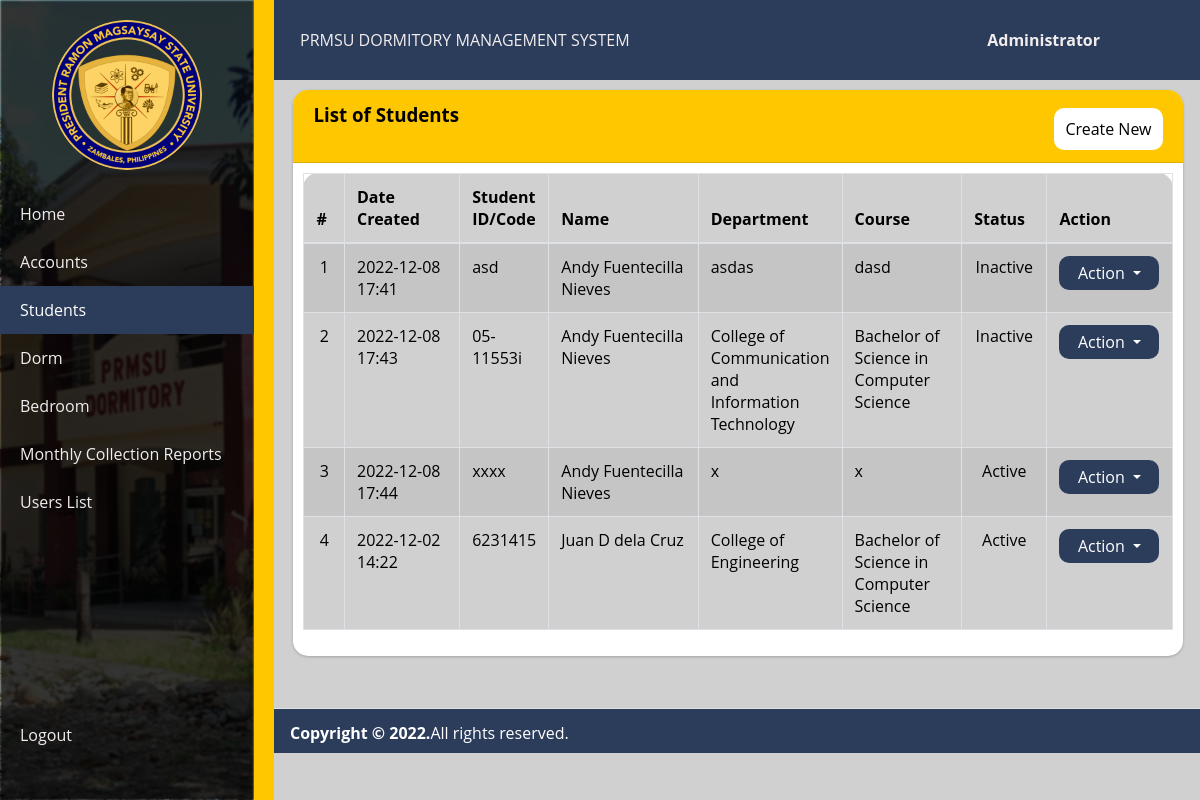
The page /admin/student.php on the database its author committed.
### tables this page shows
CREATE TABLE `student_list` (
  `id` int(40) NOT NULL,
  `code` varchar(100) NOT NULL,
  `firstname` text NOT NULL,
  `middlename` text NOT NULL,
  `lastname` text NOT NULL,
  `department` text NOT NULL,
  `birthdate` date DEFAULT NULL,
  `course` text NOT NULL,
  `gender` varchar(20) NOT NULL,
  `contact` text NOT NULL,
  `religion` text NOT NULL,
  `email` text NOT NULL,
  `address` text NOT NULL,
  `emergency_name` text NOT NULL,
  `emergency_contact` text NOT NULL,
  `emergency_address` text NOT NULL,
  `emergency_relation` text NOT NULL,
  `status` tinyint(1) NOT NULL DEFAULT 1,
  `delete_flag` tinyint(1) NOT NULL DEFAULT 0,
  `date_created` datetime NOT NULL DEFAULT current_timestamp(),
  `date_updated` datetime NOT NULL DEFAULT current_timestamp() ON UPDATE current_timestamp()
);

### admin/student.php (the view, shortened to what this page needs)
<?php require_once('../config.php') ?>
    <!DOCTYPE html>
    <html>
    <head>
        <link rel="stylesheet" type="text/css" href="../css/style.css">
    </head>
    <body>
        <div class="wrapper">
            <div class="section">
                <?php include '../inc/header.php'; ?>
            </div>
            <?php include '../inc/sidebar.php'; ?>
            <div class="content-wrapper" style="min-height:628.038px">
                <section class="content">
                    <div class="container">
                        <div class="card">
	                        <div class="card-header">
		                        <h3 class="card-title">List of Students</h3>
		                        <div class="card-tools">
			                        <a href="./?page=students/manage_student" id="create_new" class="btn btn-flat btn-primary"><span class="fas fa-plus"></span>  Create New</a>
		                        </div>
	                        </div>
	                        <div class="card-body">
                                <div class="container-fluid">
			                        <table class="table table-hover table-striped table-bordered" id="list">
				                        <colgroup>
					                        <col width="5%">
					                        <col width="15%">
					                        <col width="10%">
					                        <col width="20%">
					                        <col width="15%">
					                        <col width="15%">
					                        <col width="10%">
					                        <col width="10%">
				                        </colgroup>
				                        <thead>
					                        <tr>
						                        <th>#</th>
						                        <th>Date Created</th>
						                        <th>Student ID/Code</th>
						                        <th>Name</th>
						                        <th>Department</th>
						                        <th>Course</th>
						                        <th>Status</th>
						                        <th>Action</th>
					                        </tr>
				                        </thead>
				                        <tbody>
					                        <?php
					                        $i = 1;
						                        $qry = $conn->query("SELECT *, concat(firstname, ' ', coalesce(concat(middlename,' '), ''), lastname) as `name` from `student_list` where delete_flag = 0 order by `name` asc ");
						                        while($row = $qry->fetch_assoc()):
					                        ?>
						                        <tr>
							                        <td class="text-center"><?php echo $i++; ?></td>
							                        <td><?php echo date("Y-m-d H:i",strtotime($row['date_created'])) ?></td>
							                        <td><?php echo $row['code'] ?></td>
							                        <td><?php echo $row['name'] ?></td>
							                        <td><?php echo $row['department'] ?></td>
							                        <td><?php echo $row['course'] ?></td>
							                        <td class="text-center">
								                        <?php if($row['status'] == 1): ?>
                                                            <span class="badge badge-maroon bg-gradient-maroon px-3 rounded-pill">Active</span>
                                                        <?php else: ?>
                                                            <span class="badge badge-light bg-gradient-light border text-dark px-3 rounded-pill">Inactive</span>
                                                        <?php endif; ?>
                                                    </td>
							                    <td align="center">
								                        <button type="button" class="btn btn-flat p-1 btn-default btn-sm dropdown-toggle dropdown-icon" data-toggle="dropdown">
				                  		                        Action
				                                        </button>
							                        </td>
						                        </tr>
					                    <?php endwhile; ?>
				                    </tbody>
			                        </table>
		                        </div>
	                        </div>
                        </div>
                    </div>
                </section>
            </div>
            <?php include '../inc/footer.php'; ?>
        </div>
    </body>
    </html>

### css/style.css (style rules this page uses)
* { list-style: none; text-decoration: none; margin: 0; padding: 0; box-sizing: border-box; font-family: 'Open Sans', sans-serif; }
body { background: #D0D0D0; }
.content-wrapper { height: 100%; margin-top: calc(2.93725rem + 33px); margin-left: calc(2.93725rem + 229px); }
.content-wrapper .content { padding: 10px 10px; margin-top: 10px; color: #000000; }
section { display: block; }
.container { width: 100%; padding-right: 7.5px; padding-left: 7.5px; margin-right: auto; margin-left: auto; }
.card { box-shadow: 0 0 1px rgb(0 0 0 / 13%), 0 1px 3px rgb(0 0 0 / 20%); margin-bottom: 1rem; }
.card { position: relative; display: -ms-flexbox; display: flex; -ms-flex-direction: column; flex-direction: column; min-width: 0; word-wrap: break-word; background-color: #fff; background-clip: border-box; border: 0 solid rgba(0, 0, 0, 0.125); border-radius: 15px; flex-direction: column; }
.card-header:first-child { border-radius: calc(0.25rem - 0) calc(0.25rem - 0) 0 0; }
.card-header { background-color: rgb(255 199 0); border-bottom: 1px solid rgba(0, 0, 0, 0.125); padding: 0.75rem 1.25rem; margin-bottom: 0; position: relative; border-top-left-radius: 15px; border-top-right-radius: 15px; }
.card-body { -ms-flex: 1 1 auto; flex: 1 1 auto; min-height: 1px; padding: 10px; }
.card-tools { display: grid; justify-items: end; }
a#create_new { margin-top: -19px; }
.btn.btn-flat { color: #000; background-color: #fff; padding: 8px 10px; border-radius: 10px; box-shadow: none; }
.btn.btn-default { border-radius: 10px !important; border-color: #ddd !; color: #FFF !important; background-color: #2c3d5c !important; }
.p-1 { padding: 0.25rem !important; }
.dropdown-toggle { white-space: nowrap; }
.btn-sm, .btn-group-sm > .btn { padding: 0.25rem 0.5rem; font-size: 0.875rem; line-height: 1.5; border-radius: 0.2rem; }
.btn { display: inline-block; font-weight: 400; color: #212529; text-align: center; vertical-align: middle; -webkit-user-select: none; -moz-user-select: none; -ms-user-select: none; user-select: none; background-color: transparent; border: 1px solid transparent; padding: 0.375rem 0.75rem; font-size: 1rem; line-height: 1.5; border-radius: 0.25rem; transition: color 0.15s ease-in-out, background-color 0.15s ease-in-out, border-color 0.15s ease-in-out, box-shadow 0.15s ease-in-out; min-width: 100px !important; cursor: pointer; }
button, [type="button"], [type="reset"], [type="submit"] { -webkit-appearance: button; }
button, select { text-transform: none; }
.dropdown-icon::after { margin-left: 0; }
.dropdown-toggle::after { display: inline-block; margin-left: 0.255em; vertical-align: 0.255em; content: ""; border-top: 0.3em solid; border-right: 0.3em solid transparent; border-bottom: 0; border-left: 0.3em solid transparent; }
a { color: #007bff; text-decoration: none; background-color: transparent; }
button, input { overflow: visible; }
input, button, select, optgroup, textarea { margin: 0; font-family: inherit; font-size: inherit; }
.table:not(.table-dark) { color: inherit; }
.table-bordered { border: 1px solid #dee2e6; }
.table { width: 100%; margin-bottom: 1rem; color: #212529; background-color: #D0D0D0; border-top-left-radius: 15px; border-top-right-radius: 15px; }
table { border-collapse: collapse; }
.table-bordered thead th, .table-bordered thead td { border-bottom-width: 2px; }
.table thead th { vertical-align: bottom; border-bottom: 2px solid #dee2e6; }
.table-bordered th, .table-bordered td { border: 1px solid #dee2e6; }
.table th, .table td { padding: 0.75rem; vertical-align: top; border-top: 1px solid #dee2e6; }
th { text-align: inherit; text-align: -webkit-match-parent; }
.table-striped tbody tr:nth-of-type(odd) { background-color: rgba(0, 0, 0, 0.05); }
.text-center { text-align: center !important; }

### css/header-footer.css (style rules this page uses)
.wrapper .section { width: calc(100% - 225px); margin-left: 225px; transition: all 0.5s ease; }

### rows shown on the page
student_list: date_created "2022-12-08 17:41", code "asd", name "Andy Fuentecilla Nieves", department "asdas", course "dasd", status "Inactive"
student_list: date_created "2022-12-08 17:43", code "05-11553i", name "Andy Fuentecilla Nieves", department "College of Communication and Information Technology", course "Bachelor of Science in Computer Science", status "Inactive"
student_list: date_created "2022-12-08 17:44", code "xxxx", name "Andy Fuentecilla Nieves", department "x", course "x", status "Active"
student_list: date_created "2022-12-02 14:22", code "6231415", name "Juan D dela Cruz", department "College of Engineering", course "Bachelor of Science in Computer Science", status "Active"
